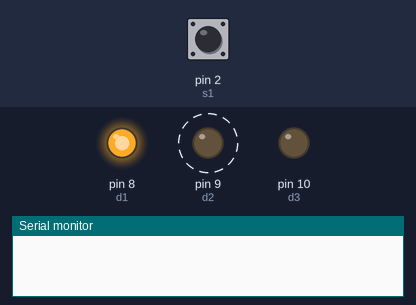
A sketch run on a simulated Arduino Uno, built with avr-gcc and run on an emulated ATmega328P. On the bench: output pins drawn as LEDs (lit = HIGH), the last lines printed to the serial monitor. Dashed ring = blinking. Inputs (shaded band) come from the test bench; at power-on: pin 2 (s1) HIGH. Random numbers use the default seed unless the sketch sets one; pins used as bus, display or sensor lines are not drawn.

Above: at 1.3 s.
1.4 s: pin 2 (s1) pulled LOW for 0.2 s
At 2.1 s:
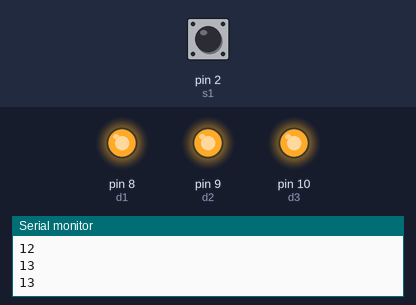
4.6 s: pin 2 (s1) pulled LOW for 3.2 s
At 8.67 s:
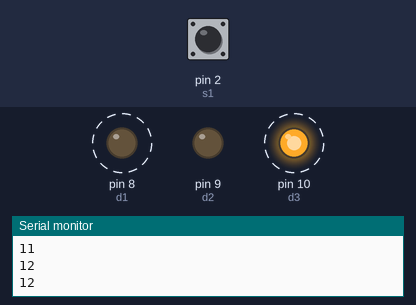
9.3 s: pin 2 (s1) pulled LOW for 1 s
At 10.2 s:
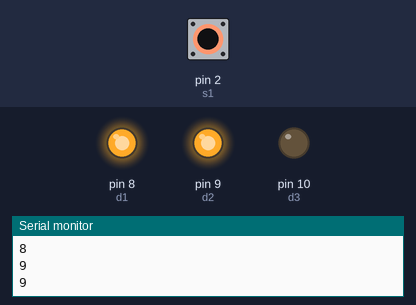
Timing chart, 0 to 18.3 s (numbered marks = the images above; inputs shaded):
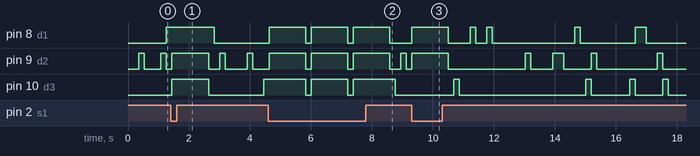

The sketch:

B3_4a.ino
```cpp
int d1=8;				// przyznanie etykiety dla numeru pinu
int d2=9;				// przyznanie etykiety dla numeru pinu
int d3=10;				// przyznanie etykiety dla numeru pinu
int d4=11;				// przyznanie etykiety dla numeru pinu
int d5=12;				// przyznanie etykiety dla numeru pinu
int d6=13;				// przyznanie etykiety dla numeru pinu
int s1=2;					// przyznanie etykiety dla numeru pinu

void off()				// funkcja off – gasi diody
{
for (int i=8; i<=13;i++)			// pętla for
digitalWrite(i,LOW);			// ustaw stan niski dla wyjść i
}

void setup()				// początkowa konfiguracja – część przygotowująca układ do
{					// działania
Serial.begin(9600);			// ustawienie prędkości komunikacji
for (int i=8; i<=13;i++)			// pętla for
{
pinMode(i,OUTPUT);			// ustawienie „i” pinów jako wyjście
digitalWrite(i,LOW);			// ustaw stan niski
}
pinMode(s1,INPUT);			// ustawienie „i” pinów jako wejście
digitalWrite(s1,HIGH);			// ustaw stan wysoki
}

void loop()				// główna pętla
{
int y=random(7,14);			// przypisz losową wartość z przedziału
digitalWrite(y,HIGH);			// ustaw stan wysoki
delay(180);				// czekaj 180ms
digitalWrite(y,LOW);			// ustaw stan niski
if (digitalRead(s1) == LOW)		// instrukcja warunkowa
{
Serial.println("wduszono button");		// wyświetl tekst
int x = random(8,14);			// przypisz do x wartość losową z przedziału
for ( int z=8; z<=x;z++)			// pętla for

{
digitalWrite(z,HIGH);			// ustaw stan wysoki na wyjściu
Serial.println(x);				// wyświetl wartość x
Serial.println(z);				// wyświetl wartość y
}
delay(1200);				// czekaj 1,2 sekundy
}
off();					// skocz do funkcji off
}
```
